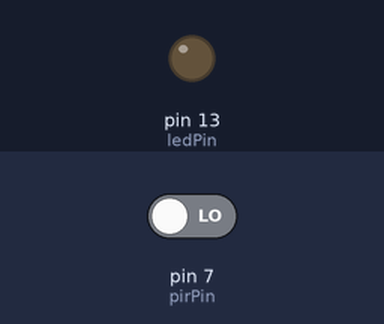
Recording of a sketch running on a simulated Arduino Uno, built with avr-gcc and run on an emulated ATmega328P. On the bench: output pins drawn as LEDs (lit = HIGH). The test bench sets the inputs (shaded band); at power-on: pin 7 (pirPin) LOW.

Above: at 1.2 s.
1.3 s: pin 7 (pirPin) driven HIGH
At 2.5 s:
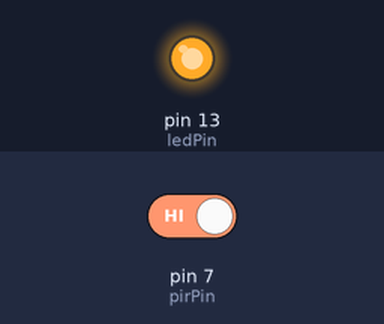
2.8 s: pin 7 (pirPin) driven LOW
At 3.6 s:
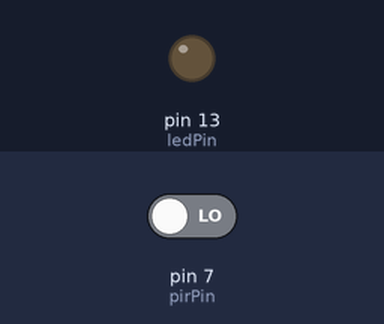
Timing chart, 0 to 5.8 s (numbered marks = the images above; inputs shaded):
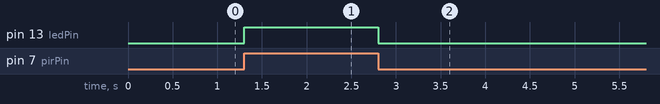

Measured:
- after the input at 1.3 s, pin 13 (ledPin): LOW → HIGH at once
- after the input at 2.8 s, pin 13 (ledPin): HIGH → LOW at once

The sketch:

body.ino
```cpp
int ledPin = 13;
int pirPin = 7;

int pirValue;
int sec = 0;

void setup()
{
    pinMode(ledPin, OUTPUT);
    pinMode(pirPin, INPUT);

    digitalWrite(ledPin, LOW);
    Serial.begin(9600);
}

void loop()
{
    pirValue = digitalRead(pirPin);
    digitalWrite(ledPin, pirValue);
    // 以下注释可以观察传感器输出状态
    // sec += 1;
    // Serial.print("Second: ");
    // Serial.print(sec);
    // Serial.print("PIR value: ");
    // Serial.print(pirValue);
    // Serial.print('\n');
    // delay(1000);
}
```
